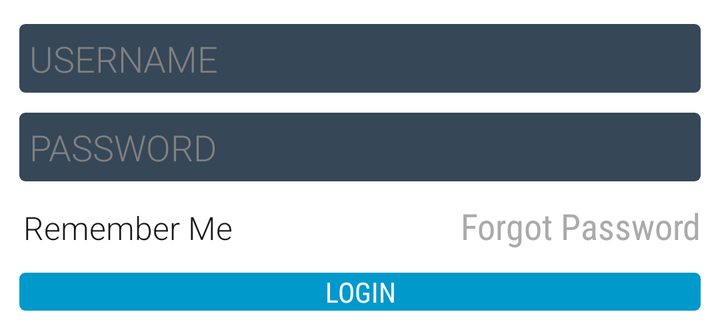
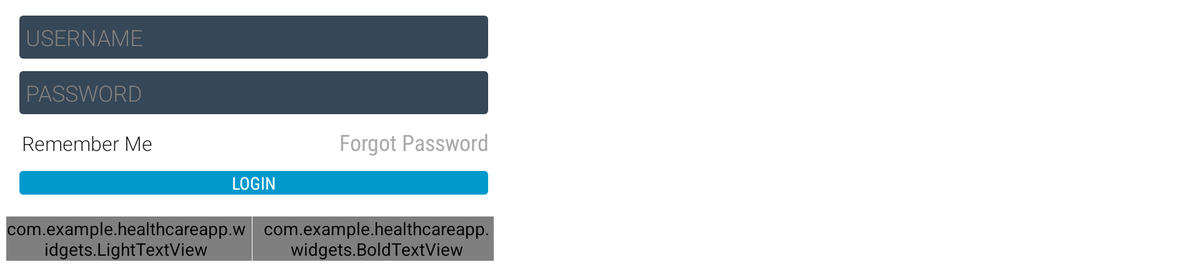

Two renders of one Android screen. The first uses the default layout on a phone; the second uses the alternative layout the repository ships for a different screen configuration, on a matching device. The two XML files are below.
<!-- AndroidManifest.xml: application theme AppTheme -->
<!-- res/layout/layout_login.xml -->
<?xml version="1.0" encoding="utf-8"?>

<LinearLayout xmlns:android="http://schemas.android.com/apk/res/android"
    android:layout_width="match_parent"
    android:layout_height="wrap_content"
    android:background="@drawable/holder"
    android:orientation="vertical" >

    <EditText
        android:id="@+id/login_username"
        style="@style/LoginEditTextStyle"
        android:hint="@string/username"
        android:imeOptions="actionNext"
        android:inputType="textPersonName" />

    <EditText
        android:id="@+id/login_password"
        style="@style/LoginEditTextStyle"
        android:hint="@string/password"
        android:imeOptions="actionDone"
        android:inputType="textPassword" />

    <LinearLayout
        android:layout_width="match_parent"
        android:layout_height="wrap_content"
        android:layout_margin="5dp"
        android:divider="?android:dividerVertical"
        android:dividerPadding="2dp"
        android:orientation="horizontal"
        android:showDividers="middle" >

        <CheckBox
            android:id="@+id/login_remember_checkbox"
            android:layout_width="match_parent"
            android:layout_height="wrap_content"
            android:layout_weight="1"
            android:button="@drawable/selector_checkbox"
            android:fontFamily="sans-serif-light"
            android:padding="2dp"
            android:text="@string/remember_me"
            android:textColor="@color/app_dark_gray" />

        <TextView
            android:id="@+id/login_forgot_password"
            android:layout_width="match_parent"
            android:layout_height="wrap_content"
            android:layout_weight="1"
            android:clickable="true"
            android:fontFamily="sans-serif-condensed"
            android:gravity="right"
            android:text="@string/forgot_password"
            android:textColor="@drawable/selector_text_toggle"
            android:textSize="18sp" />
    </LinearLayout>

    <Button
        android:id="@+id/login_procced_btn"
        style="@style/PositiveButtonStyle"
        android:text="@string/login"/>

</LinearLayout>
<!-- resources referenced by this layout -->
<resources>
  <color name="app_dark_gray">#FF171717</color>
  <!-- drawable holder: png bitmap (drawable-nodpi, 446 bytes) -->
  <!-- drawable selector_checkbox (drawable) -->
  <?xml version="1.0" encoding="utf-8"?>
  
  <selector xmlns:android="http://schemas.android.com/apk/res/android">
      <item android:drawable="@drawable/ic_check_on" android:state_checked="true"/>
      <item android:drawable="@drawable/ic_check_off" android:state_checked="false"/>
      <item android:drawable="@drawable/ic_check_on"/>
  </selector>
  <!-- drawable selector_text_toggle (drawable) -->
  <?xml version="1.0" encoding="utf-8"?>
  
  <selector xmlns:android="http://schemas.android.com/apk/res/android" >
      <item android:state_pressed="true" android:color="@android:color/holo_orange_light" /> 
      <item android:color="@android:color/darker_gray" /> 
  </selector>
  <string name="forgot_password">Forgot Password</string>
  <string name="login">LOGIN</string>
  <string name="password">PASSWORD</string>
  <string name="remember_me">Remember Me</string>
  <string name="username">USERNAME</string>
  <style name="LoginEditTextStyle">
          <item name="android:layout_width">match_parent</item>
          <item name="android:layout_height">wrap_content</item>
          <item name="android:layout_margin">5dp</item>
          <item name="android:background">@drawable/shape_edittext_bg</item>
          <item name="android:fontFamily">sans-serif-light</item>
          <item name="android:padding">5dp</item>
          <item name="android:textColor">@android:color/white</item>
      </style>
  <style name="PositiveButtonStyle">
          <item name="android:layout_width">match_parent</item>
          <item name="android:layout_height">wrap_content</item>
          <item name="android:layout_margin">5dp</item>
          <item name="android:background">@drawable/selector_positive_btn</item>
          <item name="android:fontFamily">sans-serif-condensed</item>
          <item name="android:textColor">@android:color/white</item>
          <item name="android:textStyle">normal</item>
      </style>
  <style name="AppTheme" parent="AppBaseTheme">
          
          
      </style>
  <!-- drawable ic_check_on: png bitmap (drawable-nodpi, 488 bytes) -->
  <!-- drawable shape_edittext_bg (drawable) -->
  <?xml version="1.0" encoding="utf-8"?>
  
  <shape xmlns:android="http://schemas.android.com/apk/res/android" >
      <solid android:color="@color/app_light_gray"/>
      <corners android:radius="3dp"/>
  </shape>
  <!-- drawable selector_positive_btn (drawable) -->
  <?xml version="1.0" encoding="utf-8"?>
  
  <selector xmlns:android="http://schemas.android.com/apk/res/android" >
      <item android:state_focused="true" android:state_pressed="false" android:drawable="@drawable/shape_login_normal"/> 
      <item android:state_focused="true" android:state_pressed="true" android:drawable="@drawable/shape_login_pressed" /> 
      <item android:state_focused="false" android:state_pressed="true" android:drawable="@drawable/shape_login_pressed" /> 
      <item android:drawable="@drawable/shape_login_normal" /> 
  </selector>
  <style name="AppBaseTheme" parent="android:Theme.Light">
          
      </style>
  <color name="app_light_gray">#FF364757</color>
  <!-- drawable shape_login_normal (drawable) -->
  <?xml version="1.0" encoding="utf-8"?>
  
  <shape xmlns:android="http://schemas.android.com/apk/res/android" >
      <solid android:color="@android:color/holo_blue_dark"/>
      <corners android:radius="3dp"/>
  </shape>
  <!-- drawable shape_login_pressed (drawable) -->
  <?xml version="1.0" encoding="utf-8"?>
  
  <shape xmlns:android="http://schemas.android.com/apk/res/android" >
      <solid android:color="@android:color/holo_blue_light"/>
      <corners android:radius="3dp"/>
  </shape>
</resources>
<!-- res/layout-sw600dp-land/layout_login.xml (the repository's variant of the layout above) -->
<!-- drawn on a 7-inch tablet turned sideways -->
<?xml version="1.0" encoding="utf-8"?>

<LinearLayout xmlns:android="http://schemas.android.com/apk/res/android"
    android:layout_width="@dimen/login_container_width"
    android:layout_height="wrap_content"
    android:gravity="center"
    android:orientation="vertical" >

    <LinearLayout
        xmlns:android="http://schemas.android.com/apk/res/android"
        android:layout_width="match_parent"
        android:layout_height="wrap_content"
        android:background="@drawable/holder_land"
        android:orientation="vertical" >

        <EditText
            android:id="@+id/login_username"
            style="@style/LoginEditTextStyle"
            android:hint="@string/username"
            android:imeOptions="actionNext"
            android:inputType="textPersonName" />

        <EditText
            android:id="@+id/login_password"
            style="@style/LoginEditTextStyle"
            android:hint="@string/password"
            android:imeOptions="actionDone"
            android:inputType="textPassword" />

        <LinearLayout
            android:layout_width="match_parent"
            android:layout_height="wrap_content"
            android:layout_margin="5dp"
            android:divider="?android:dividerVertical"
            android:dividerPadding="2dp"
            android:orientation="horizontal"
            android:showDividers="middle" >

            <CheckBox
                android:id="@+id/login_remember_checkbox"
                android:layout_width="match_parent"
                android:layout_height="wrap_content"
                android:layout_weight="1"
                android:button="@drawable/selector_checkbox"
                android:fontFamily="sans-serif-light"
                android:padding="2dp"
                android:text="@string/remember_me"
                android:textColor="@color/app_dark_gray" />

            <TextView
                android:id="@+id/login_forgot_password"
                android:layout_width="match_parent"
                android:layout_height="wrap_content"
                android:layout_weight="1"
                android:clickable="true"
                android:fontFamily="sans-serif-condensed"
                android:gravity="right"
                android:text="@string/forgot_password"
                android:textColor="@drawable/selector_text_toggle"
                android:textSize="18sp" />
        </LinearLayout>

        <Button
            android:id="@+id/login_procced_btn"
            style="@style/PositiveButtonStyle"
            android:text="@string/login" />
    </LinearLayout>

    <include layout="@layout/layout_login_footer" />

</LinearLayout>
<!-- res/layout/layout_login_footer.xml (included above) -->
<merge xmlns:android="http://schemas.android.com/apk/res/android" >

    <LinearLayout
        android:layout_width="wrap_content"
        android:layout_height="wrap_content"
        android:layout_margin="5dp"
        android:divider="?android:dividerVertical"
        android:dividerPadding="2dp"
        android:orientation="horizontal"
        android:showDividers="middle" >

        <com.example.healthcareapp.widgets.LightTextView
            android:layout_width="match_parent"
            android:layout_height="wrap_content"
            android:layout_weight="1"
            android:clickable="true"
            android:fontFamily="sans-serif-light"
            android:gravity="right"
            android:paddingRight="5dp"
            android:text="@string/new_user"
            android:textColor="@android:color/white"
            android:textSize="18sp" />

        <com.example.healthcareapp.widgets.BoldTextView
            android:id="@+id/login_new_user"
            android:layout_width="match_parent"
            android:layout_height="wrap_content"
            android:layout_weight="1"
            android:clickable="true"
            android:fontFamily="sans-serif-condensed"
            android:paddingLeft="5dp"
            android:text="@string/sign_up"
            android:textColor="@drawable/selector_text_toggle"
            android:textSize="18sp"
            android:textStyle="bold" />
    </LinearLayout>

</merge>
<!-- resources referenced by the variant -->
<!-- as a 7-inch tablet turned sideways resolves them -->
<resources>
  <color name="app_dark_gray">#FF171717</color>
  <!-- from res/values-sw600dp-land/ -->
  <dimen name="login_container_width">400dp</dimen>
  <!-- drawable holder_land: png bitmap (drawable-nodpi, 455 bytes) -->
  <!-- drawable selector_checkbox (drawable) -->
  <?xml version="1.0" encoding="utf-8"?>
  
  <selector xmlns:android="http://schemas.android.com/apk/res/android">
      <item android:drawable="@drawable/ic_check_on" android:state_checked="true"/>
      <item android:drawable="@drawable/ic_check_off" android:state_checked="false"/>
      <item android:drawable="@drawable/ic_check_on"/>
  </selector>
  <!-- drawable selector_text_toggle (drawable) -->
  <?xml version="1.0" encoding="utf-8"?>
  
  <selector xmlns:android="http://schemas.android.com/apk/res/android" >
      <item android:state_pressed="true" android:color="@android:color/holo_orange_light" /> 
      <item android:color="@android:color/darker_gray" /> 
  </selector>
  <string name="forgot_password">Forgot Password</string>
  <string name="login">LOGIN</string>
  <string name="new_user">New User?</string>
  <string name="password">PASSWORD</string>
  <string name="remember_me">Remember Me</string>
  <string name="sign_up">SIGN UP</string>
  <string name="username">USERNAME</string>
  <style name="LoginEditTextStyle">
          <item name="android:layout_width">match_parent</item>
          <item name="android:layout_height">wrap_content</item>
          <item name="android:layout_margin">5dp</item>
          <item name="android:background">@drawable/shape_edittext_bg</item>
          <item name="android:fontFamily">sans-serif-light</item>
          <item name="android:padding">5dp</item>
          <item name="android:textColor">@android:color/white</item>
      </style>
  <style name="PositiveButtonStyle">
          <item name="android:layout_width">match_parent</item>
          <item name="android:layout_height">wrap_content</item>
          <item name="android:layout_margin">5dp</item>
          <item name="android:background">@drawable/selector_positive_btn</item>
          <item name="android:fontFamily">sans-serif-condensed</item>
          <item name="android:textColor">@android:color/white</item>
          <item name="android:textStyle">normal</item>
      </style>
  <style name="AppTheme" parent="AppBaseTheme">
          
          
      </style>
  <!-- drawable ic_check_on: png bitmap (drawable-nodpi, 488 bytes) -->
  <!-- drawable shape_edittext_bg (drawable) -->
  <?xml version="1.0" encoding="utf-8"?>
  
  <shape xmlns:android="http://schemas.android.com/apk/res/android" >
      <solid android:color="@color/app_light_gray"/>
      <corners android:radius="3dp"/>
  </shape>
  <!-- drawable selector_positive_btn (drawable) -->
  <?xml version="1.0" encoding="utf-8"?>
  
  <selector xmlns:android="http://schemas.android.com/apk/res/android" >
      <item android:state_focused="true" android:state_pressed="false" android:drawable="@drawable/shape_login_normal"/> 
      <item android:state_focused="true" android:state_pressed="true" android:drawable="@drawable/shape_login_pressed" /> 
      <item android:state_focused="false" android:state_pressed="true" android:drawable="@drawable/shape_login_pressed" /> 
      <item android:drawable="@drawable/shape_login_normal" /> 
  </selector>
  <style name="AppBaseTheme" parent="android:Theme.Light">
          
      </style>
  <color name="app_light_gray">#FF364757</color>
  <!-- drawable shape_login_normal (drawable) -->
  <?xml version="1.0" encoding="utf-8"?>
  
  <shape xmlns:android="http://schemas.android.com/apk/res/android" >
      <solid android:color="@android:color/holo_blue_dark"/>
      <corners android:radius="3dp"/>
  </shape>
  <!-- drawable shape_login_pressed (drawable) -->
  <?xml version="1.0" encoding="utf-8"?>
  
  <shape xmlns:android="http://schemas.android.com/apk/res/android" >
      <solid android:color="@android:color/holo_blue_light"/>
      <corners android:radius="3dp"/>
  </shape>
</resources>
